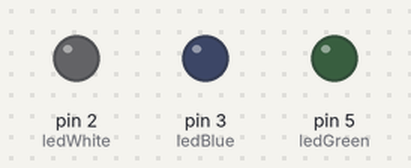
Recording of a sketch running on a simulated Arduino Uno, built with avr-gcc and run on an emulated ATmega328P. On the bench: output pins drawn as LEDs (lit = HIGH).

Above: at 1.7 s.
At 3.8 s:
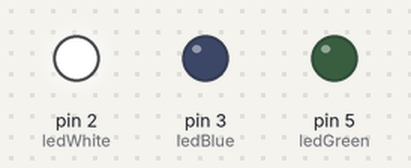
Timing chart, 0 to 5.3 s (numbered marks = the images above):
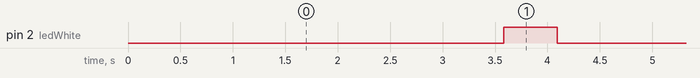

The sketch:

MoodboxArduinoCode.ino
```cpp
// These constants won't change.  They're used to give names
// to the pins used:
const int analogInPin = A0;  // Analog input pin that the potentiometer is attached to
const int ledWhite = 2;
const int ledBlue = 3;
const int ledGreen = 5;
const int ledRed = 5;
int delayTime = 6;
int color = 1;

void setup() {
  // initialize serial communications at 9600 bps:
  Serial.begin(9600);
}

void loop() {
  delayTime = 4;
  color = (color%4)+1;
  digitalWrite(8, LOW);
  digitalWrite(9, HIGH);
  digitalWrite(10, HIGH);
  digitalWrite(11, LOW);


  switch(color)
  {
    case 1:

      for (int i = 0; i < 255 ; i++)
      {
        analogWrite(ledWhite, i);
        delay(delayTime);
      }
      analogWrite(ledWhite, 0);
    break;

    case 2:
      for (int i = 0; i < 255 ; i++)
      {
        analogWrite(ledBlue, i);
        delay(delayTime);
      }
      analogWrite(ledBlue, 0);
    break;

    case 3:
      for (int i = 0; i < 255 ; i++)
      {
        analogWrite(ledGreen, i);
        delay(delayTime);
      }
      analogWrite(ledGreen, 0);
    break;

    case 4:
      for (int i = 0; i < 255 ; i++)
      {
        analogWrite(ledRed, i);
        delay(delayTime);
      }
      analogWrite(ledRed, 0);
    break;
  }
}
```

Measured:
- by itself, pin 2 (ledWhite): alternates HIGH for 0.51 s and LOW for 3.6 s
